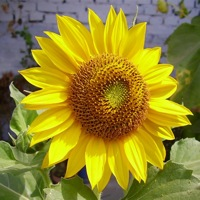
#> input picture flower.jpg, 200 x 200 px, found by its file name
$ python quiz_feature_sets.py   (Python 2 division)
#> lines starting #> are read from the running program, lines starting #| are printed output that depends on the picture; after the words box and inside, x2 and y2 are one past the last pixel; in counts of white or black regions, pixels touching at a corner belong together
# -*- coding: utf-8 -*-
"""
Course: CS 4365/5354 [Computer Vision]
Author: Jose Perez [ID: 80473954]
Assignment: Quiz - Feature Sets
Instructor: Olac Fuentes
"""
from timeit import default_timer as timer
from PIL import Image
from scipy.ndimage import filters
import numpy as np
from pylab import *
from sklearn.cluster import *
import pdb

############################################# Problem 1
############################################# Color Histogram
def color_hist(I, n):
    hist = np.zeros((3, n+1))
    i = 0
    for color in range(0, 255, 255 / n):
        hist[0, i] = I[np.logical_and(I[:,:,0] >= color, I[:,:,0] < color + (255 / n))].sum()
        hist[1, i] = I[np.logical_and(I[:,:,1] >= color, I[:,:,1] < color + (255 / n))].sum()
        hist[2, i] = I[np.logical_and(I[:,:,2] >= color, I[:,:,2] < color + (255 / n))].sum()
        i += 1

    return hist

#   Creates a bar graph for a given color histogram
def get_bar_graph(hist, n):
    fig = figure()
    splot = fig.add_subplot(111)

    splot.bar(range(len(hist)), hist, width=1)

    xTickMarks = [str(i) + "-"+ str(i + (255 / n)) for i in range(0, 255, 255 / n)]
    splot.set_xticklabels(xTickMarks)
    splot.set_ylabel("Magnitude")
    splot.set_xlabel("Color Values")

    return fig
############################################# Problem 2
############################################# 3D Color Histogram
def color_hist_3d(I, n):
    hist = np.zeros((n+1, n+1, n+1))
    step = 255 / n
    for x in range(I.shape[0]):
        for y in range(I.shape[1]):
                red = I[x,y, 0]
                green = I[x,y,1]
                blue = I[x, y, 2]
                hist[red / step, green / step, blue / step] += 1

    return hist

############################################# Problem 3
############################################# Grayscale Census Transform
def census_transform(I):
    result = np.zeros(I.shape)
    powers = np.array([1, 2, 4, 8, 16, 32, 64, 128, 256])
    for x in range(1, I.shape[0] - 1):
        for y in range(1, I.shape[1] - 1):
            region = I[x-1:x+2, y-1:y+2]
            mean = region.sum() / 9
            region[region <= mean] = 0
            region[region > mean] = 1

            result[x, y] = (region.flatten() * powers).sum()

    return result

############################################# Problem 4
############################################# Hamming Distance Sum
def hamming_sum(I1, I2):
    census_1 = census_transform(I1)
    census_2 = census_transform(I2)

    result = np.zeros(I1.shape)

    for x in range(1, I1.shape[0]-1):
        for y in range(1, I1.shape[1]-1):
            result[x, y] = hamming(int(census_1[x, y]), int(census_2[x, y]))

    return result

def hamming(x, y):
    if x == y:
        return 0

    if x % 2 != y % 2:
        return 1 + hamming(x/2, y/2)

    return hamming(x/2, y/2)

############################################# Test Program
I = np.array(Image.open("flower.jpg"), dtype=np.uint8)
#> I is the input picture: shape (200, 200, 3); mean R, G, B 148.6, 135.9, 43.3
I_gray = np.array(Image.open("flower.jpg").convert("L"), dtype=np.uint8)
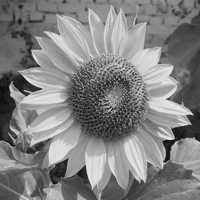
#> I_gray: shape (200, 200); min 11, max 238, mean 129.1

# Problem 1 - Color histogram
n = 10
hist = color_hist(I, n)
#> after the loop in color_hist, `for color in range(0, 255, 255 / n):`: i = 11
graph_red = get_bar_graph(hist[0], n)
graph_green = get_bar_graph(hist[1], n)
graph_blue = get_bar_graph(hist[2], n)

# [34 lines of commented-out code are left out]
hist_3d = color_hist_3d(I, n)

# Problem 3 - Census
census = census_transform(I_gray)
#> after the loop in census_transform, `for x in range(1, I.shape[0] - 1):`:
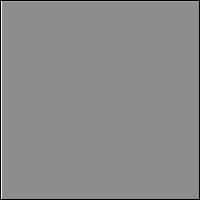
#> result: shape (200, 200) float64; min 0, max 460, mean 252; drawn with min black and max white
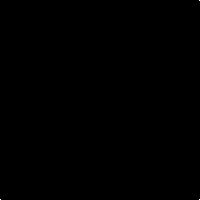
#> I_gray: shape (200, 200); values 0 (black) and 1 (white), 0.01% white in thin lines or dots

# Problem 4 - Hamming
I1 = np.array(Image.open("left.png").convert("L"), dtype=np.uint8)
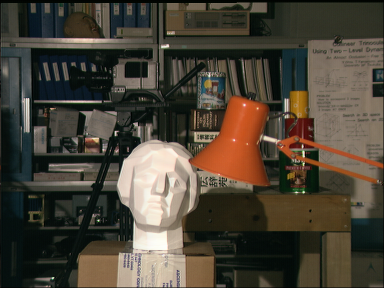
#> input picture left.png, 384 x 288 px, found by its file name
I2 = np.array(Image.open("right.png").convert("L"), dtype=np.uint8)
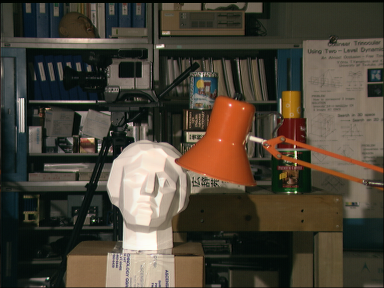
#> input picture right.png, 384 x 288 px, found by its file name

# Test Cases
print hamming(0b1111, 0b1111), "equals", 0
print hamming(0b1111, 0b1110), "equals", 1
print hamming(0b1111, 0b1001), "equals", 2
print hamming(0b1111, 0b0100), "equals", 3
print hamming(0b1111, 0b0000), "equals", 4
print hamming(0b11111111, 0b00110100), "equals", 5
print hamming(0b11111111, 0b00011000), "equals", 6
print hamming(0b11111111, 0b00001000), "equals", 7
print hamming(0b11111111, 0b00000000), "equals", 8
print hamming(0b111111111, 0b000000000), "equals", 9

sums = hamming_sum(I1, I2)
#> after the loop in census_transform (call 2), `for x in range(1, I.shape[0] - 1):`:
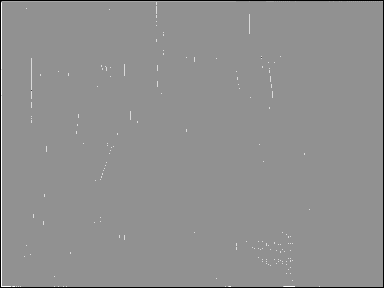
#> result: shape (288, 384) float64; min 0, max 448, mean 253.9; drawn with min black and max white
#> in hamming_sum, `census_1 = census_transform(I1)`: I1: shape (288, 384); values 0 (black) and 1 (white), 0.02% white in thin lines or dots
#> in hamming_sum, `census_2 = census_transform(I2)`: I2: shape (288, 384); values 0 (black) and 1 (white), 0.01% white in thin lines or dots, all inside (x1, y1, x2, y2) = (0, 287, 384, 288)

show()
#> figure, not shown here; tallest bar 2505342 high, from x = 7.5 to 8.5
#> figure, not shown here; tallest bar 2124237 high, from x = 5.5 to 6.5
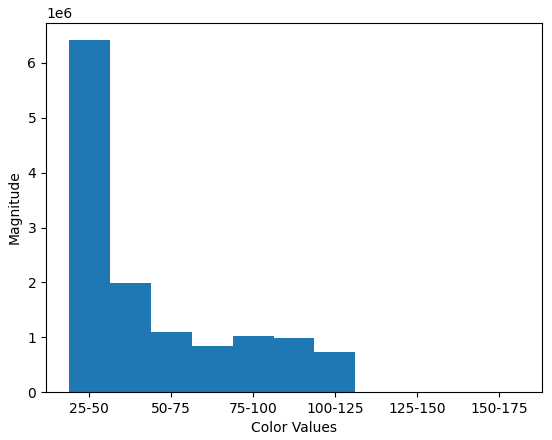
#> figure drawn by matplotlib, 1 panel; tallest bar 6412959 high, from x = -0.5 to 0.5
